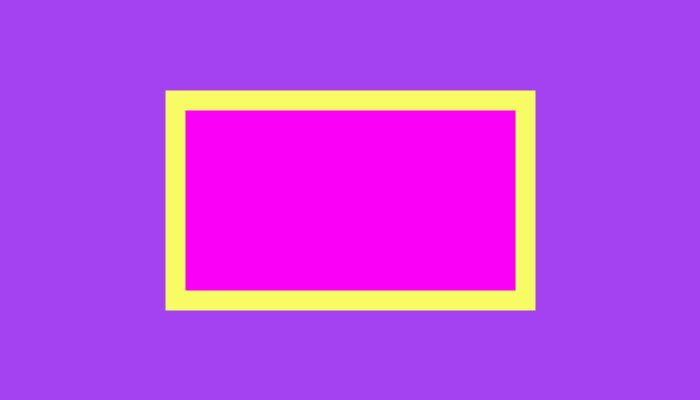
Frame 1 (no input)
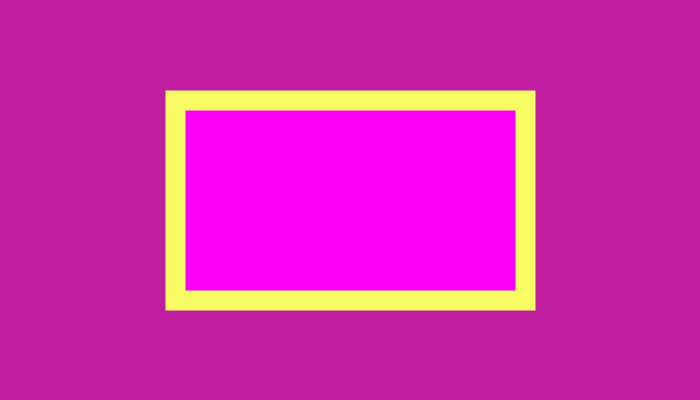
Frame 60 (the mouse pressed at the canvas centre just before this capture)
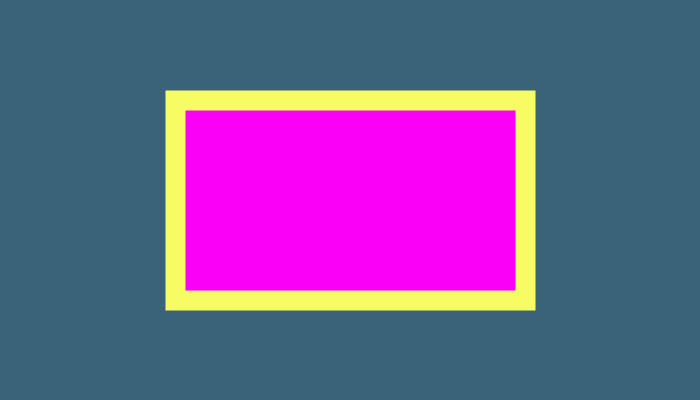
Frame 120 (the mouse held since frame 60 and released just before this capture)

The Processing sketch that drew these frames (run headless with seeded random() and noise(); from frame 60 on, the mouse is pressed at the canvas centre):

// Processing sketch: Hello_world_combined
// ── Hello_world_combined.pde

//Global Variables
int appWidth, appHeight;
float centerX, centerY, xStart, yStart, widthRect, heightRect;
color blackNightMode=#000000, yellow=#F8FC64, purple=#FA00F6, white=#FFFFFF; //Hexidecimal
color yellowNightMode=#F8FC00, purpleNightMode=#FA0096;
float thin, normal, thick;
Boolean nightMode=false, randomBackground=false, ahhh=false;
//
void setup() {
  //Declaring Display Geometry: landscape, square, portrait
  size(700, 400); //Able to deploy with fullScreen();
  //fullScreen();
  appWidth = width;
  appHeight = height;
  //Concatenation: , or + (i.e space)
  println("\t\t\tWidth="+width, "\tHeight="+height);
  println("Display Monitor:", "\twidth:"+displayWidth, "\theight:"+displayHeight);
  //
  String ls="Landscape or Square", p="portrait", DO="Display Orientation", instruct="Bru, turn your phun";
  //
  if ( appWidth < appHeight ) { //Declaring Landscape & square
    println(instruct);
  } else {
    println("Display: Good to Go");
    if ( appWidth > displayWidth ) { //Fitting CANVAS into Monitor Display
      appWidth=0;
      appHeight=0;
      println("STOP, is broken");
    } else {
      //Empty ELSE
    }
  }
  //Population
  centerX = appWidth * 1/2;
  centerY = height * 1/2;
  xStart = centerX - ( appWidth * 1/4 );
  yStart  = centerY - ( height * 1/4 );
  widthRect = appWidth * 1/2;
  heightRect = height * 1/2;
  thin = appWidth / appWidth; //1
  normal = appWidth * 1/70;
  thick = appWidth * 1/35;
} //End setup
//
void draw() {
  // New Background Function "covers" old gray scale background()
  // Night Mode means background cannot have blue // change randome for night mode, hard code "0"
  //background(100); //Gray Scale (0-255) & Blue Issue for night mode
  //
  //Casting Reminder
  background( color( random(0 , 255), random(0 , 255), random(0 , 255) ) ); // Colour without blue
  //
  //background( blackNightMode );
    strokeWeight( thick );
  if ( nightMode == true )
  {
    background( blackNightMode );
    stroke( yellowNightMode ); 
    fill( purpleNightMode ); 
  } else
  {
    stroke( yellow ); 
    fill( purple ); 
  }
  strokeWeight( thick );
  stroke( yellow ); //yellowNightMode
  fill( purple ); //purpleNightMode
  rect(xStart, yStart, widthRect, heightRect);
  fill( white ); //default reset
  stroke( blackNightMode ); //default reset
  strokeWeight(1); //default reset




} //End draw
//
void keyPressed() {
  if ( key == 'N' || key == 'n' ) nightMode=true;
  if ( key == CODED && keyCode == LEFT ) nightMode=false;
}//End keyPressed
//
void mousePressed() {
  if ( mouseButton == LEFT ) nightMode=true;
  if ( mouseButton == RIGHT ) nightMode=false;
  if ( mouseButton == CENTER ) {
    ahhh = true;
  } else {
    ahhh = false;
  }//end mousePressed
//
}
